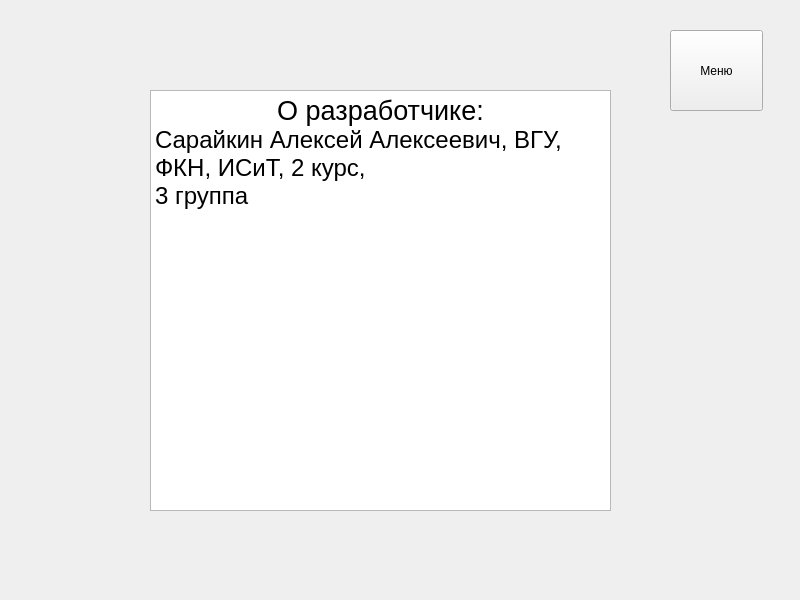
<?xml version="1.0" encoding="UTF-8"?>
<ui version="4.0">
 <class>MainWindow</class>
 <widget class="QMainWindow" name="MainWindow">
  <property name="geometry">
   <rect>
    <x>0</x>
    <y>0</y>
    <width>800</width>
    <height>600</height>
   </rect>
  </property>
  <property name="windowTitle">
   <string>MainWindow</string>
  </property>
  <widget class="QWidget" name="centralwidget">
   <widget class="QTextEdit" name="textEdit">
    <property name="geometry">
     <rect>
      <x>150</x>
      <y>90</y>
      <width>461</width>
      <height>421</height>
     </rect>
    </property>
    <property name="html">
     <string>&lt;!DOCTYPE HTML PUBLIC &quot;-//W3C//DTD HTML 4.0//EN&quot; &quot;http://www.w3.org/TR/REC-html40/strict.dtd&quot;&gt;
&lt;html&gt;&lt;head&gt;&lt;meta name=&quot;qrichtext&quot; content=&quot;1&quot; /&gt;&lt;style type=&quot;text/css&quot;&gt;
p, li { white-space: pre-wrap; }
&lt;/style&gt;&lt;/head&gt;&lt;body style=&quot; font-family:'MS Shell Dlg 2'; font-size:7.8pt; font-weight:400; font-style:normal;&quot;&gt;
&lt;p align=&quot;center&quot; style=&quot; margin-top:0px; margin-bottom:0px; margin-left:0px; margin-right:0px; -qt-block-indent:0; text-indent:0px;&quot;&gt;&lt;span style=&quot; font-size:20pt;&quot;&gt;О разработчике:&lt;/span&gt;&lt;/p&gt;
&lt;p style=&quot; margin-top:0px; margin-bottom:0px; margin-left:0px; margin-right:0px; -qt-block-indent:0; text-indent:0px;&quot;&gt;&lt;span style=&quot; font-size:18pt;&quot;&gt;Сарайкин Алексей Алексеевич, ВГУ, ФКН, ИСиТ, 2 курс, &lt;/span&gt;&lt;/p&gt;
&lt;p style=&quot; margin-top:0px; margin-bottom:0px; margin-left:0px; margin-right:0px; -qt-block-indent:0; text-indent:0px;&quot;&gt;&lt;span style=&quot; font-size:18pt;&quot;&gt;3 группа&lt;/span&gt;&lt;/p&gt;&lt;/body&gt;&lt;/html&gt;</string>
    </property>
   </widget>
   <widget class="QPushButton" name="menuButton">
    <property name="geometry">
     <rect>
      <x>670</x>
      <y>30</y>
      <width>93</width>
      <height>81</height>
     </rect>
    </property>
    <property name="text">
     <string>Меню</string>
    </property>
   </widget>
  </widget>
 </widget>
 <resources/>
 <connections/>
</ui>
